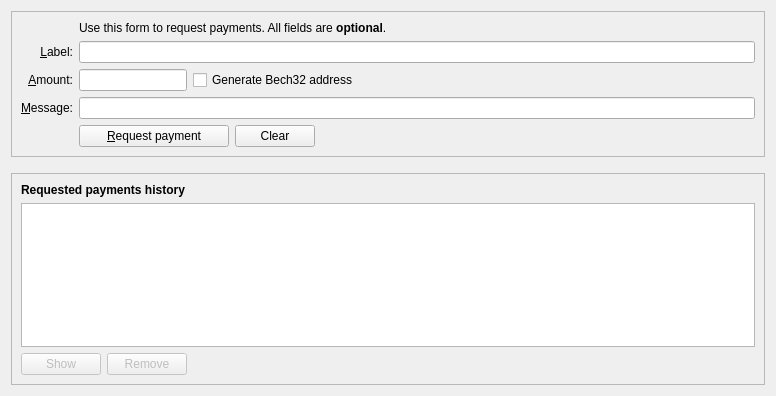
<?xml version="1.0" encoding="UTF-8"?>
<ui version="4.0">
 <class>ReceiveCoinsDialog</class>
 <widget class="QWidget" name="ReceiveCoinsDialog">
  <property name="geometry">
   <rect>
    <x>0</x>
    <y>0</y>
    <width>776</width>
    <height>396</height>
   </rect>
  </property>
  <layout class="QVBoxLayout" name="verticalLayout" stretch="0,0,1">
   <item>
    <widget class="QFrame" name="frame2">
     <property name="sizePolicy">
      <sizepolicy hsizetype="Preferred" vsizetype="Expanding">
       <horstretch>0</horstretch>
       <verstretch>0</verstretch>
      </sizepolicy>
     </property>
     <property name="frameShape">
      <enum>QFrame::StyledPanel</enum>
     </property>
     <property name="frameShadow">
      <enum>QFrame::Sunken</enum>
     </property>
     <layout class="QVBoxLayout" name="verticalLayout_3">
      <item>
       <layout class="QGridLayout" name="gridLayout">
        <item row="5" column="0">
         <widget class="QLabel" name="label">
          <property name="toolTip">
           <string>An optional amount to request. Leave this empty or zero to not request a specific amount.</string>
          </property>
          <property name="text">
           <string>&amp;Amount:</string>
          </property>
          <property name="alignment">
           <set>Qt::AlignRight|Qt::AlignTrailing|Qt::AlignVCenter</set>
          </property>
          <property name="buddy">
           <cstring>reqAmount</cstring>
          </property>
         </widget>
        </item>
        <item row="6" column="0">
         <widget class="QLabel" name="label_3">
          <property name="toolTip">
           <string>An optional message to attach to the payment request, which will be displayed when the request is opened. Note: The message will not be sent with the payment over the Crionic network.</string>
          </property>
          <property name="text">
           <string>&amp;Message:</string>
          </property>
          <property name="alignment">
           <set>Qt::AlignRight|Qt::AlignTrailing|Qt::AlignVCenter</set>
          </property>
          <property name="buddy">
           <cstring>reqMessage</cstring>
          </property>
         </widget>
        </item>
        <item row="4" column="2">
         <widget class="QLineEdit" name="reqLabel">
          <property name="toolTip">
           <string>An optional label to associate with the new receiving address.</string>
          </property>
         </widget>
        </item>
        <item row="2" column="2">
         <widget class="QLabel" name="label_5">
          <property name="text">
           <string>Use this form to request payments. All fields are &lt;b&gt;optional&lt;/b&gt;.</string>
          </property>
         </widget>
        </item>
        <item row="4" column="0">
         <widget class="QLabel" name="label_2">
          <property name="toolTip">
           <string>An optional label to associate with the new receiving address.</string>
          </property>
          <property name="text">
           <string>&amp;Label:</string>
          </property>
          <property name="alignment">
           <set>Qt::AlignRight|Qt::AlignTrailing|Qt::AlignVCenter</set>
          </property>
          <property name="buddy">
           <cstring>reqLabel</cstring>
          </property>
         </widget>
        </item>
        <item row="6" column="2">
         <widget class="QLineEdit" name="reqMessage">
          <property name="toolTip">
           <string>An optional message to attach to the payment request, which will be displayed when the request is opened. Note: The message will not be sent with the payment over the Crionic network.</string>
          </property>
         </widget>
        </item>
        <item row="7" column="2">
         <layout class="QHBoxLayout" name="horizontalLayout">
          <item>
           <widget class="QPushButton" name="receiveButton">
            <property name="minimumSize">
             <size>
              <width>150</width>
              <height>0</height>
             </size>
            </property>
            <property name="text">
             <string>&amp;Request payment</string>
            </property>
            <property name="icon">
             <iconset resource="../bitcoin.qrc">
              <normaloff>:/icons/receiving_addresses</normaloff>:/icons/receiving_addresses</iconset>
            </property>
           </widget>
          </item>
          <item>
           <widget class="QPushButton" name="clearButton">
            <property name="sizePolicy">
             <sizepolicy hsizetype="Minimum" vsizetype="Fixed">
              <horstretch>0</horstretch>
              <verstretch>0</verstretch>
             </sizepolicy>
            </property>
            <property name="toolTip">
             <string>Clear all fields of the form.</string>
            </property>
            <property name="text">
             <string>Clear</string>
            </property>
            <property name="icon">
             <iconset resource="../bitcoin.qrc">
              <normaloff>:/icons/remove</normaloff>:/icons/remove</iconset>
            </property>
            <property name="autoDefault">
             <bool>false</bool>
            </property>
           </widget>
          </item>
          <item>
           <spacer name="horizontalSpacer">
            <property name="orientation">
             <enum>Qt::Horizontal</enum>
            </property>
            <property name="sizeHint" stdset="0">
             <size>
              <width>40</width>
              <height>20</height>
             </size>
            </property>
           </spacer>
          </item>
         </layout>
        </item>
        <item row="7" column="0">
         <widget class="QLabel" name="label_7">
          <property name="text">
           <string/>
          </property>
         </widget>
        </item>
        <item row="5" column="2">
         <layout class="QHBoxLayout" name="horizontalLayout_6">
          <item>
           <widget class="BitcoinAmountField" name="reqAmount">
            <property name="sizePolicy">
             <sizepolicy hsizetype="Fixed" vsizetype="Fixed">
              <horstretch>0</horstretch>
              <verstretch>0</verstretch>
             </sizepolicy>
            </property>
            <property name="minimumSize">
             <size>
              <width>80</width>
              <height>0</height>
             </size>
            </property>
            <property name="maximumSize">
             <size>
              <width>1000</width>
              <height>100</height>
             </size>
            </property>
            <property name="toolTip">
             <string>An optional amount to request. Leave this empty or zero to not request a specific amount.</string>
            </property>
           </widget>
          </item>
          <item>
           <widget class="QCheckBox" name="useBech32">
            <property name="sizePolicy">
             <sizepolicy hsizetype="Fixed" vsizetype="Fixed">
              <horstretch>0</horstretch>
              <verstretch>0</verstretch>
             </sizepolicy>
            </property>
            <property name="maximumSize">
             <size>
              <width>1000</width>
              <height>16777215</height>
             </size>
            </property>
            <property name="focusPolicy">
             <enum>Qt::StrongFocus</enum>
            </property>
            <property name="toolTip">
             <string>Bech32 addresses (BIP-173) are cheaper to spend from and offer better protection against typos. When unchecked a P2SH wrapped SegWit address will be created, compatible with older wallets.</string>
            </property>
            <property name="text">
             <string>Generate Bech32 address</string>
            </property>
           </widget>
          </item>
          <item>
           <spacer name="horizontalSpacer_3">
            <property name="orientation">
             <enum>Qt::Horizontal</enum>
            </property>
            <property name="sizeHint" stdset="0">
             <size>
              <width>0</width>
              <height>0</height>
             </size>
            </property>
           </spacer>
          </item>
         </layout>
        </item>
       </layout>
      </item>
     </layout>
    </widget>
   </item>
   <item>
    <spacer name="verticalSpacer_2">
     <property name="orientation">
      <enum>Qt::Vertical</enum>
     </property>
     <property name="sizeHint" stdset="0">
      <size>
       <width>20</width>
       <height>10</height>
      </size>
     </property>
    </spacer>
   </item>
   <item>
    <widget class="QFrame" name="frame">
     <property name="sizePolicy">
      <sizepolicy hsizetype="Preferred" vsizetype="Expanding">
       <horstretch>0</horstretch>
       <verstretch>0</verstretch>
      </sizepolicy>
     </property>
     <property name="frameShape">
      <enum>QFrame::StyledPanel</enum>
     </property>
     <property name="frameShadow">
      <enum>QFrame::Raised</enum>
     </property>
     <layout class="QVBoxLayout" name="verticalLayout_2">
      <item>
       <widget class="QLabel" name="label_6">
        <property name="font">
         <font>
          <weight>75</weight>
          <bold>true</bold>
         </font>
        </property>
        <property name="text">
         <string>Requested payments history</string>
        </property>
       </widget>
      </item>
      <item>
       <widget class="QTableView" name="recentRequestsView">
        <property name="contextMenuPolicy">
         <enum>Qt::CustomContextMenu</enum>
        </property>
        <property name="tabKeyNavigation">
         <bool>false</bool>
        </property>
        <property name="sortingEnabled">
         <bool>true</bool>
        </property>
       </widget>
      </item>
      <item>
       <layout class="QHBoxLayout" name="horizontalLayout_2">
        <item>
         <widget class="QPushButton" name="showRequestButton">
          <property name="enabled">
           <bool>false</bool>
          </property>
          <property name="toolTip">
           <string>Show the selected request (does the same as double clicking an entry)</string>
          </property>
          <property name="text">
           <string>Show</string>
          </property>
          <property name="icon">
           <iconset resource="../bitcoin.qrc">
            <normaloff>:/icons/edit</normaloff>:/icons/edit</iconset>
          </property>
          <property name="autoDefault">
           <bool>false</bool>
          </property>
         </widget>
        </item>
        <item>
         <widget class="QPushButton" name="removeRequestButton">
          <property name="enabled">
           <bool>false</bool>
          </property>
          <property name="toolTip">
           <string>Remove the selected entries from the list</string>
          </property>
          <property name="text">
           <string>Remove</string>
          </property>
          <property name="icon">
           <iconset resource="../bitcoin.qrc">
            <normaloff>:/icons/remove</normaloff>:/icons/remove</iconset>
          </property>
          <property name="autoDefault">
           <bool>false</bool>
          </property>
         </widget>
        </item>
        <item>
         <spacer name="horizontalSpacer_2">
          <property name="orientation">
           <enum>Qt::Horizontal</enum>
          </property>
          <property name="sizeHint" stdset="0">
           <size>
            <width>40</width>
            <height>20</height>
           </size>
          </property>
         </spacer>
        </item>
       </layout>
      </item>
     </layout>
    </widget>
   </item>
  </layout>
 </widget>
 <customwidgets>
  <customwidget>
   <class>BitcoinAmountField</class>
   <extends>QLineEdit</extends>
   <header>qt/bitcoinamountfield.h</header>
   <container>1</container>
  </customwidget>
 </customwidgets>
 <tabstops>
  <tabstop>reqLabel</tabstop>
  <tabstop>reqAmount</tabstop>
  <tabstop>useBech32</tabstop>
  <tabstop>reqMessage</tabstop>
  <tabstop>receiveButton</tabstop>
  <tabstop>clearButton</tabstop>
  <tabstop>recentRequestsView</tabstop>
  <tabstop>showRequestButton</tabstop>
  <tabstop>removeRequestButton</tabstop>
 </tabstops>
 <resources>
  <include location="../bitcoin.qrc"/>
 </resources>
 <connections/>
</ui>
